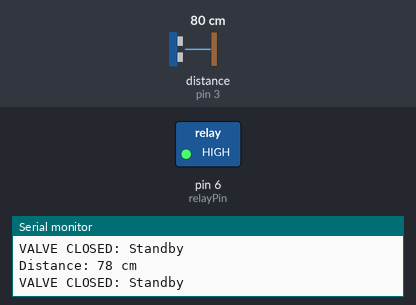
Bench run of a sketch on a simulated Arduino Uno, built with avr-gcc and run on an emulated ATmega328P. On the bench: switched loads named in the sketch (green lamp = pin HIGH), the last lines printed to the serial monitor. Wiring (inferred from the names in the program): ultrasonic range finder: trigger pin 2; echo pin 3. Inputs (shaded band) come from the test bench; at power-on: distance to the obstacle (sensor on pin 3) 80 cm. The echo pulse lasts 58.3 µs per cm; pins used as bus, display or sensor lines are not drawn.

Above: at 1.2 s.
1.3 s: distance to the obstacle (sensor on pin 3) set to 13 cm
4.3 s: distance to the obstacle (sensor on pin 3) set to 10 cm
At 5.4 s:
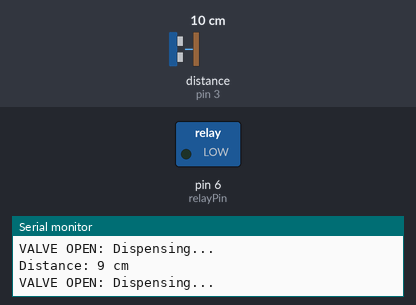
5.9 s: distance to the obstacle (sensor on pin 3) set to 18 cm
At 7.1 s:
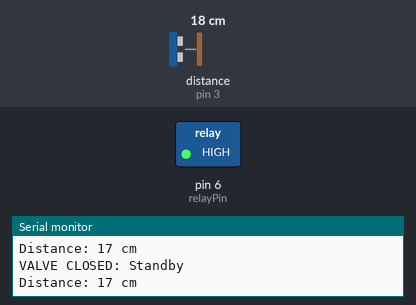
7.5 s: distance to the obstacle (sensor on pin 3) set to 2 cm
At 8.8 s:
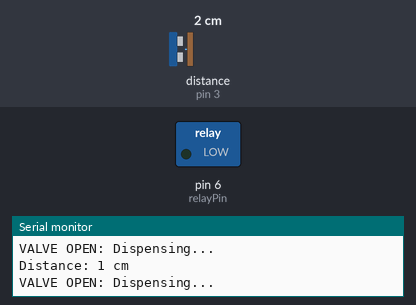
Timing chart, 0 to 10.1 s (numbered marks = the images above; inputs shaded):
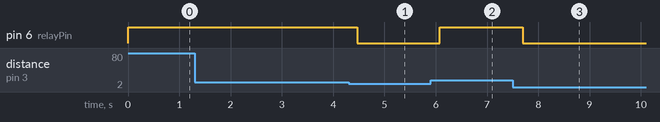

The sketch:

Water_Dispensor.ino
```cpp
// Pins for HC-SR04
const int trigPin = 2;
const int echoPin = 3;

// Pin for Relay
const int relayPin = 6;

// Variables for distance calculation
long duration;
int distance;

// Threshold: Adjust this (in cm) based on your container position
const int activationDistance = 10;

void setup() {
  pinMode(trigPin, OUTPUT);
  pinMode(echoPin, INPUT);
  pinMode(relayPin, OUTPUT);

  // Most relays are 'Low Level Triggered', so set HIGH to keep valve CLOSED at start
  digitalWrite(relayPin, HIGH);

  Serial.begin(9600);
}

void loop() {
  // Clear the trigPin
  digitalWrite(trigPin, LOW);
  delayMicroseconds(2);

  // Trigger the sensor with a 10 microsecond pulse
  digitalWrite(trigPin, HIGH);
  delayMicroseconds(10);
  digitalWrite(trigPin, LOW);

  // Read the echoPin, returns the sound wave travel time in microseconds
  duration = pulseIn(echoPin, HIGH);

  // Calculate the distance (Speed of sound is 0.034 cm/us)
  distance = duration * 0.034 / 2;

  Serial.print("Distance: ");
  Serial.print(distance);
  Serial.println(" cm");

  // Dispensing Logic
  if (distance > 0 && distance <= activationDistance) {
    // Object detected: Open Solenoid
    // (Use LOW if your relay triggers on LOW, use HIGH if it triggers on HIGH)
    digitalWrite(relayPin, LOW);
    Serial.println("VALVE OPEN: Dispensing...");
  } else {
    // No object: Close Solenoid
    digitalWrite(relayPin, HIGH);
    Serial.println("VALVE CLOSED: Standby");
  }

  delay(200); // Short delay for stability
}
```

Measured:
- the behaviour switches between 12 and 11 cm on distance to the obstacle (sensor on pin 3) (found by bisection; images 0 and 1)
- after the input at 4.3 s, pin 6 (relayPin): HIGH → LOW after 0.17 s
- after the input at 5.9 s, pin 6 (relayPin): LOW → HIGH after 0.18 s
- after the input at 7.5 s, pin 6 (relayPin): HIGH → LOW after 0.19 s
